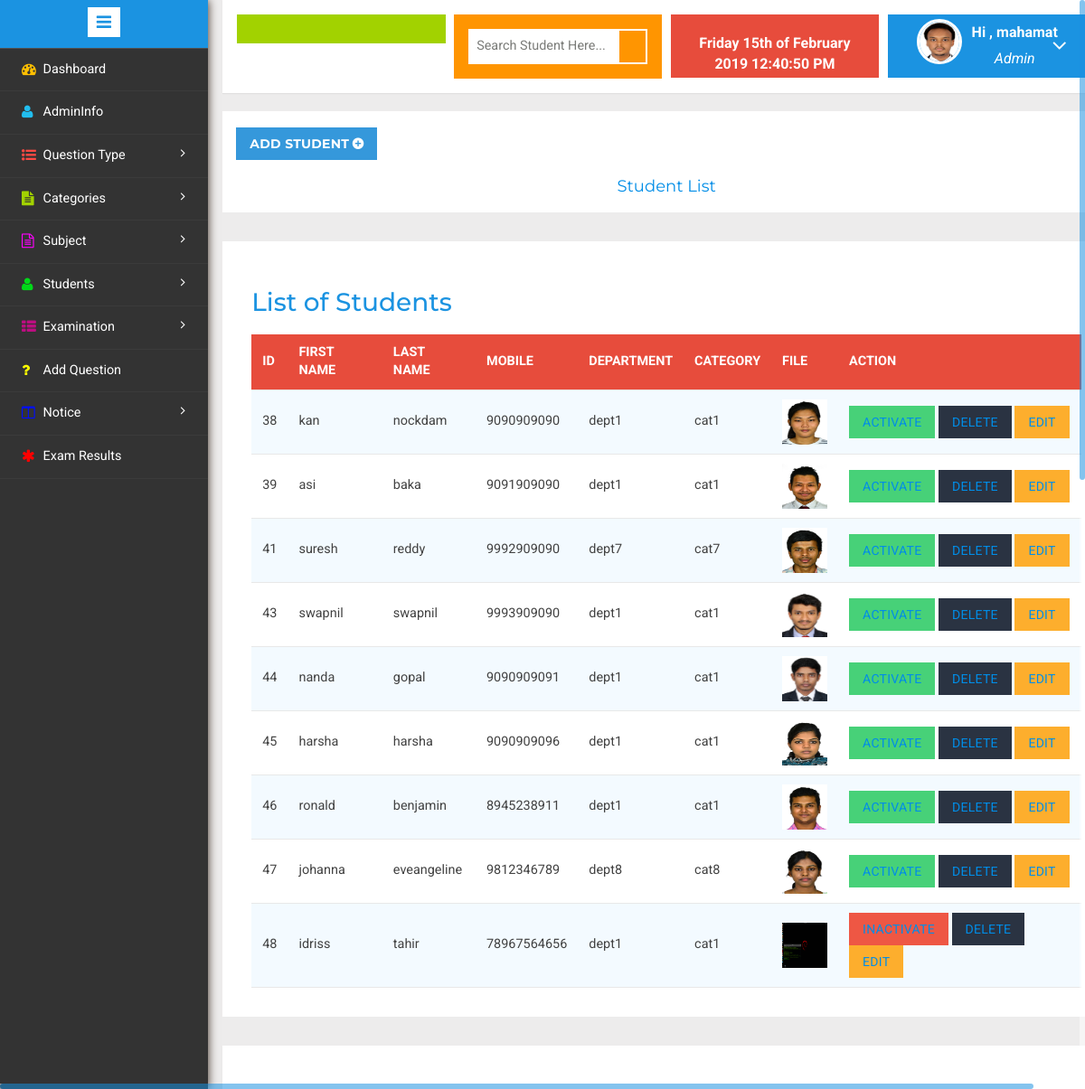
Page /admin/studentlist.php (signed in) on the committed database.
### tables this page shows
CREATE TABLE `usertbl` (
  `uid` int(11) NOT NULL,
  `fname` varchar(50) NOT NULL,
  `lname` varchar(50) NOT NULL,
  `gender` varchar(20) NOT NULL,
  `blood` varchar(20) NOT NULL,
  `email` varchar(50) NOT NULL,
  `phone` varchar(20) NOT NULL,
  `mobile` varchar(20) NOT NULL,
  `password` varchar(50) NOT NULL,
  `cpassword` varchar(50) NOT NULL,
  `dob` date NOT NULL,
  `address` varchar(50) NOT NULL,
  `deptname` varchar(50) NOT NULL,
  `catname` varchar(50) NOT NULL,
  `file` varchar(50) NOT NULL,
  `status` tinyint(1) NOT NULL
);

CREATE TABLE `studenttbl` (
  `studid` int(11) NOT NULL,
  `fname` varchar(50) NOT NULL,
  `lname` varchar(50) NOT NULL,
  `gender` varchar(20) NOT NULL,
  `blood` varchar(20) NOT NULL,
  `email` varchar(50) NOT NULL,
  `phone` varchar(20) NOT NULL,
  `mobile` varchar(20) NOT NULL,
  `password` varchar(50) NOT NULL,
  `cpassword` varchar(50) NOT NULL,
  `dob` date NOT NULL,
  `address` varchar(50) NOT NULL,
  `deptname` varchar(20) NOT NULL,
  `catname` varchar(20) NOT NULL,
  `file` varchar(50) NOT NULL,
  `status` tinyint(1) NOT NULL
);

### admin/checkuser.php (called while the page is built, shortened)
<?php
$user_check= $_SESSION["userid"];
$ses_sql=mysql_query("select * from usertbl where uid = '$user_check'");
$row = mysql_fetch_assoc($ses_sql);
$my_fname =$row['fname'];
$my_file=$row['file'];
?>

### admin/studentlist.php (the view, shortened to what this page needs)
<!DOCTYPE HTML>
<html>
<head>
</head>
<body>
<div class="page-container">
<div class="left-content">
<div class="mother-grid-inner">
<?php
if($_SESSION["userid"]==true)
{
include("header.php"); ?>
	<ol class="breadcrumb">
	             <li class="breadcrumb-item text-white" ><h4 ><a href="addstudent.php" class=" btn btn-primary hvr-icon-float-away col-9">Add Student </a></h4></li>
                <center><li class="breadcrumb-item"><h4><a href="">Student List</a></h4></li></center>
            </ol>
<?php
$sql="select studid,fname,lname,gender,mobile,dob,address,deptname,catname,file,status from studenttbl ";
$result = mysql_query($sql);
?>
<div class="agile-grids">
<div class="agile-tables">
<div class="w3l-table-info">
<h2>List of Students</h2>
<table width="100%" id="table">
<thead>
<tr>
               <th align="left">Id</th>
			   <th align="left">First Name</th>
			   <th align="left">Last Name</th>
			   <th align="left">Mobile</th>
			   <th align="left">Department</th>
			   <th align="left">Category</th>
			   <th align="left">File</th>
			   <th align="left">Action</th>
</tr>
</thead>
<tbody>
<?php while($rows=mysql_fetch_array($result))
{
	extract($rows);
	?>
    <tr>
    <td><?php echo $rows['studid'];?></td>
	<td><?php echo $rows['fname'];?></td>
    <td><?php echo $rows['lname'];?></td>
	<td><?php echo $rows['mobile'];?></td>
	<td><?php echo $rows['deptname'];?></td>
	<td><?php echo $rows['catname'];?></td>
	<td><?php echo($rows['file']!=NULL)?'<img src="../student/uploaded/'.$rows['file'].'"  width="50" height="50">' :'' ;?></td>
	<td>
    <?php
$status=$rows['status'];
if(($status)=='0')
{
?>
<button class="btn bg-danger">
<a href="studaction.php?status=<?php echo $rows['studid'];?>"
  onclick="return confirm('Activate <?php echo $rows['fname'];?>');"> Inactivate </a></button>
<?php
}
if(($status)=='1')
{
?>
<button class="btn bg-success text-white ">
<a href="studaction.php?status=<?php echo $rows['studid'];?>"
 onclick="return confirm('In-activate <?php echo $rows['fname'];?>');"> Activate</a></button><?php
}
?>
	<button class="btn btn-dark text-white "><a href="deletestudent.php?id=<?php echo $rows['studid']; ?>"
    onclick="return confirm('Are you sure you wish to delete this Record?');">Delete </a> </button>
	<button class="btn bg-alert dark text-white "><a href="editstudent.php?id=<?php echo $rows['studid']; ?>"> Edit </a></button>
	</td>
    </tr>
<?php }?>
</tbody>
</table>
</div>
</div>
</div>
<?php include("footer.php"); ?>
	<?php include("sidebar.php"); ?>
	<?php }
else
	header('location:login.php');
?>
</body>
</html>

### admin/header.php (shortened to what this page needs)
<!DOCTYPE HTML>
<html>
<head>
<link href="css/bootstrap.min.css" rel='stylesheet' type='text/css' />
<link href="css/style.css" rel='stylesheet' type='text/css' />
<link rel="stylesheet" href="css/morris.css" type="text/css"/>
<link href="css/font-awesome.css" rel="stylesheet">
<link rel="stylesheet" href="css/jquery-ui.css">
<link rel="stylesheet" href="css/icon-font.min.css" type='text/css' />
<link rel="stylesheet" href="css/table-style.css" type='text/css' />
</head>
<body>
<?php include("checkuser.php"); ?>
				<div class="header-main">
					<div class="logo-w3-agile">
							</div>
					<div class="w3layouts-left">
								<div class="w3-search-box">
									<form action="search.php" method="GET">
										<input type="text" placeholder="Search Student Here..." name="name" required="">
										<input type="submit" value="">
									</form>
								</div>
						 </div>
						 <div class="w3layouts-right">
							<div class="profile_details_left">
								<b><font color="white"><?php  date_default_timezone_set( "Asia/Kolkata");
								echo date("l jS \of F Y h:i:s A"); ?></font></b><br>
							</div>
						</div>
						<div class="profile_details w3l">
								<ul>
									<li class="dropdown profile_details_drop">
										<a href="#" class="dropdown-toggle" data-toggle="dropdown" aria-expanded="false">
											<div class="profile_img">
												<span class="prfil-img"><?php echo($my_file!=NULL)?'<img src="uploaded/'.$my_file.'" >' :'' ;?> </span>
												<div class="user-name">
													<p><?php echo "Hi ,  $my_fname";?></p>
													<span>Admin</span>
												</div>
												<i class="fa fa-angle-down"></i>
												<div class="clearfix"></div>
											</div>
										</a>
									</li>
								</ul>
							</div>
				</div>
			</body>
</body>
</html>

### admin/css/table-style.css (style rules this page uses)
table { background: white; border-collapse: collapse; margin: 1.25em 0 0; width: 100%; }
table tr, table th, table td { border: none; border-bottom: 1px solid #e8e8e8; font-size: .95em; }
table th, table td { padding: 10px 12px; text-align: left; }
table th { background: #e74c3c; color: #fff; text-transform: uppercase; }
table tr td { background: #f3faff; color: #424242; }
table tr:nth-of-type(2n+2) td { background: #ffffff; }
table { width: 100%; }

### admin/header.php (style rules this page uses)
.w3layouts-right { width: 10px; height: 70px; }

### rows in the picture
usertbl: file (picture), fname "mahamat"
studenttbl: studid "38", fname "kan", lname "nockdam", mobile "9090909090", deptname "dept1", catname "cat1", file (picture)
studenttbl: studid "39", fname "asi", lname "baka", mobile "9091909090", deptname "dept1", catname "cat1", file (picture)
studenttbl: studid "41", fname "suresh", lname "reddy", mobile "9992909090", deptname "dept7", catname "cat7", file (picture)
studenttbl: studid "43", fname "swapnil", lname "swapnil", mobile "9993909090", deptname "dept1", catname "cat1", file (picture)
studenttbl: studid "44", fname "nanda", lname "gopal", mobile "9090909091", deptname "dept1", catname "cat1", file (picture)
studenttbl: studid "45", fname "harsha", lname "harsha", mobile "9090909096", deptname "dept1", catname "cat1", file (picture)
studenttbl: studid "46", fname "ronald", lname "benjamin", mobile "8945238911", deptname "dept1", catname "cat1", file (picture)
studenttbl: studid "47", fname "johanna", lname "eveangeline", mobile "9812346789", deptname "dept8", catname "cat8", file (picture)
studenttbl: studid "48", fname "idriss", lname "tahir", mobile "78967564656", deptname "dept1", catname "cat1", file (picture)
